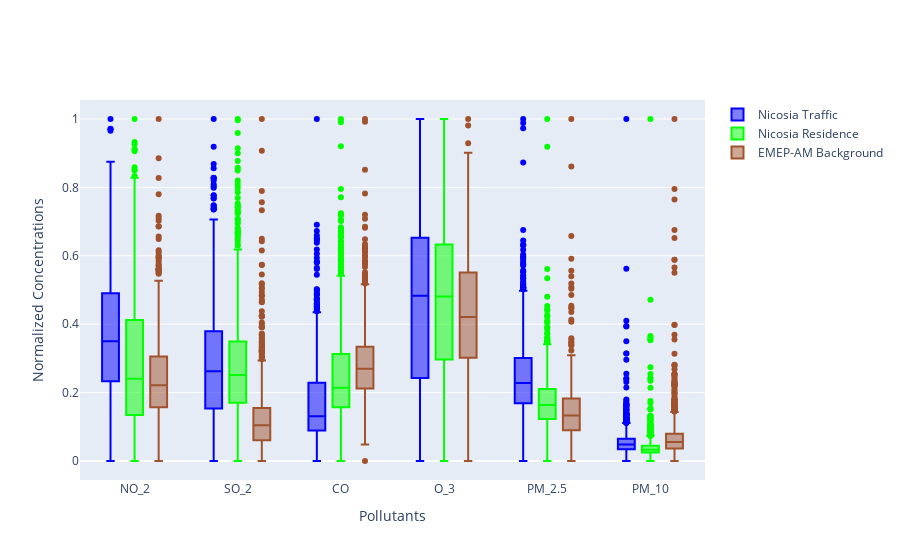

The code cell stored with this chart in its notebook:
### Code cell
import plotly.graph_objects as go
def scaler(x):
    A=np.array(x)
    A=(A-min(A))/(max(A)-min(A))
    A=list(A)
    return A
    

NO_2_NT=scaler(data_NT['NO_2'].to_list())
SO_2_NT=scaler(data_NT['SO_2'].to_list())
CO_NT=scaler(data_NT['CO'].to_list())
O_3_NT=scaler(data_NT['O_3'].to_list())
PM_2_5_NT=scaler(data_NT['PM_2.5'].to_list())
PM_10_NT=scaler(data_NT['PM_10'].to_list())


NO_2_NR=scaler(data_NR['NO_2'].to_list())
SO_2_NR=scaler(data_NR['SO_2'].to_list())
CO_NR=scaler(data_NR['CO'].to_list())
O_3_NR=scaler(data_NR['O_3'].to_list())
PM_2_5_NR=scaler(data_NR['PM_2.5'].to_list())
PM_10_NR=scaler(data_NR['PM_10'].to_list())

NO_2_AM=scaler(data_AM['NO_2'].to_list())
SO_2_AM=scaler(data_AM['SO_2'].to_list())
CO_AM=scaler(data_AM['CO'].to_list())
O_3_AM=scaler(data_AM['O_3'].to_list())
PM_2_5_AM=scaler(data_AM['PM_2.5'].to_list())
PM_10_AM=scaler(data_AM['PM_10'].to_list())

L_NT=NO_2_NT+SO_2_NT+CO_NT+O_3_NT+PM_2_5_NT+PM_10_NT
L_NR=NO_2_NR+SO_2_NR+CO_NR+O_3_NR+PM_2_5_NR+PM_10_NR
L_AM=NO_2_AM+SO_2_AM+CO_AM+O_3_AM+PM_2_5_AM+PM_10_AM


x1=['NO_2' for i in range(1095)]
x2=['SO_2' for i in range(1095)]
x3=['CO' for i in range(1095)]
x4=['O_3' for i in range(1095)]
x5=['PM_2.5' for i in range(1095)]
x6=['PM_10' for i in range(1095)]
x=x1+x2+x3+x4+x5+x6

fig = go.Figure()  
# Defining x axis
x = x

fig.add_trace(go.Box(
  
    # defining y axis in corresponding
    # to x-axis
    y=L_NT,
    x=x,
    name='Nicosia Traffic',
    marker_color='blue'
))
  
fig.add_trace(go.Box(
    y=L_NR,
    x=x,
    name='Nicosia Residence',
    marker_color='lime'
))
  
fig.add_trace(go.Box(
    y=L_AM,
    x=x,
    name='EMEP-AM Background',
    marker_color='sienna'

))
  
fig.update_layout(
  
    # group together boxes of the different
    # traces for each value of x
    boxmode='group'
)

fig.update_xaxes(title_text="Pollutants")
fig.update_yaxes(title_text="Normalized Concentrations")
fig.show()

### Figure 1 — Plotly figure (JSON) as saved in the notebook; plotly's stock layout.template omitted (floating-point values rounded to 4 significant figures; data arrays with more than 128 entries replaced by an {"elided": "..."} marker saying what was removed)
{"data": [{"marker": {"color": "blue"}, "name": "Nicosia Traffic", "type": "box", "x": {"elided": "6570 str values"}, "y": {"elided": "6570 float values"}}, {"marker": {"color": "lime"}, "name": "Nicosia Residence", "type": "box", "x": {"elided": "6570 str values"}, "y": {"elided": "6570 float values"}}, {"marker": {"color": "sienna"}, "name": "EMEP-AM Background", "type": "box", "x": {"elided": "6570 str values"}, "y": {"elided": "6570 float values"}}], "layout": {"boxmode": "group", "xaxis": {"title": {"text": "Pollutants"}}, "yaxis": {"title": {"text": "Normalized Concentrations"}}}}
